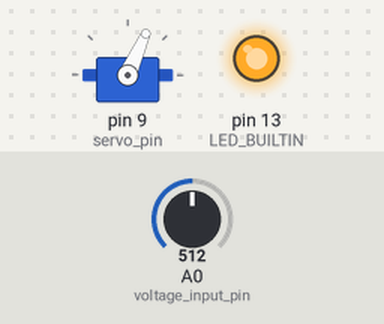
A sketch run on a simulated Arduino Uno, built with avr-gcc and run on an emulated ATmega328P. Parts: servo, output pins drawn as LEDs (lit = HIGH). Inputs (shaded band) come from the test bench; at power-on: A0 (voltage_input_pin) = 512.

Above: at 1.2 s.
1.3 s: A0 (voltage_input_pin) set to 213
2.8 s: A0 (voltage_input_pin) set to 194
At 4.1 s:
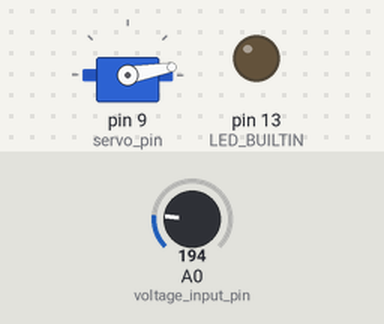
4.4 s: A0 (voltage_input_pin) set to 306
At 5.5 s:
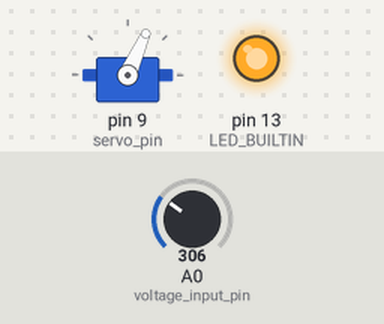
6.0 s: A0 (voltage_input_pin) set to 122
At 6.8 s:
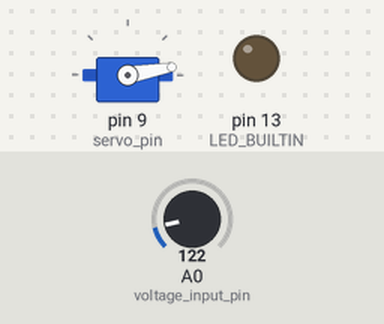
Timing chart, 0 to 8.6 s (numbered marks = the images above; inputs shaded):
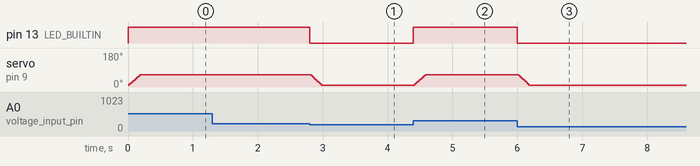

The sketch:

automatic_spray.ino
```cpp
#include <Servo.h>

Servo servo;

int voltage_input_pin = A0;
int servo_pin = 9;
int no_spray_angle = 10;
int spray_angle = 65;
int angle;

void setup()
{
  Serial.begin(9600);

  servo.attach(servo_pin);

  pinMode(voltage_input_pin, INPUT);
  pinMode(LED_BUILTIN, OUTPUT);

  angle = no_spray_angle;
  servo.write(angle);
}

void loop()
{
  int sensor_value = analogRead(A0);
  float voltage = sensor_value * (5.0 / 1023.0);
  if (voltage > 1)
  {
    digitalWrite(LED_BUILTIN, HIGH);

    if (angle <= spray_angle)
    {
      angle++;
      delay(3);
    }
  }
  else
  {
    digitalWrite(LED_BUILTIN, LOW);

    if (angle > no_spray_angle)
    {
      angle--;
      delay(3);
    }
  }

  servo.write(angle);
}
```

Measured:
- the behaviour switches between 205 and 204 on A0 (voltage_input_pin) (found by bisection; images 0 and 1)
- after the input at 1.3 s, every drawn part: stays the same
- after the input at 2.8 s, pin 13 (LED_BUILTIN): HIGH → LOW at once; servo on pin 9 (servo_pin): 66° → 10° at once
- after the input at 4.4 s, pin 13 (LED_BUILTIN): LOW → HIGH at once; servo on pin 9 (servo_pin): 10° → 66° at once
- after the input at 6.0 s, pin 13 (LED_BUILTIN): HIGH → LOW at once; servo on pin 9 (servo_pin): 66° → 10° at once
